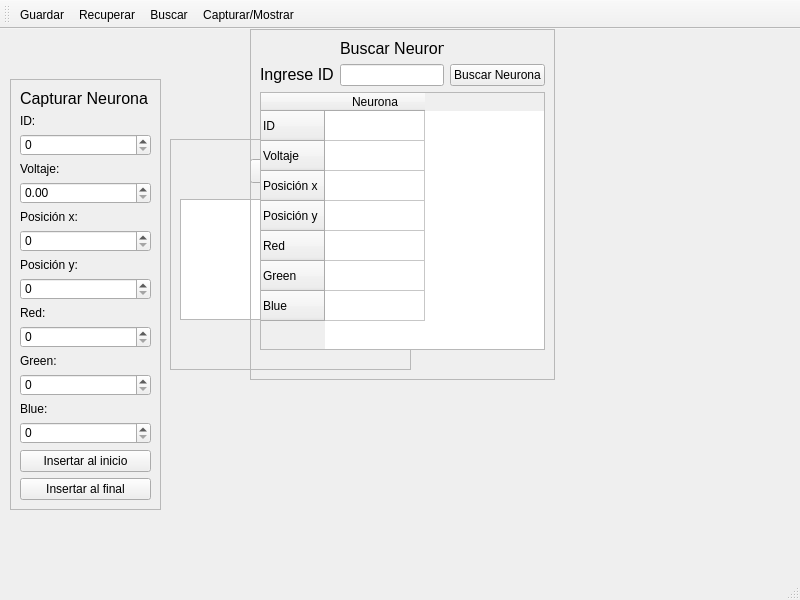
<?xml version="1.0" encoding="UTF-8"?>
<ui version="4.0">
 <class>MainWindow</class>
 <widget class="QMainWindow" name="MainWindow">
  <property name="geometry">
   <rect>
    <x>0</x>
    <y>0</y>
    <width>800</width>
    <height>600</height>
   </rect>
  </property>
  <property name="windowTitle">
   <string>MainWindow</string>
  </property>
  <widget class="QWidget" name="centralwidget">
   <widget class="QFrame" name="frame">
    <property name="geometry">
     <rect>
      <x>10</x>
      <y>50</y>
      <width>151</width>
      <height>431</height>
     </rect>
    </property>
    <property name="frameShape">
     <enum>QFrame::StyledPanel</enum>
    </property>
    <property name="frameShadow">
     <enum>QFrame::Raised</enum>
    </property>
    <layout class="QVBoxLayout" name="verticalLayout">
     <item>
      <widget class="QLabel" name="label">
       <property name="text">
        <string>&lt;html&gt;&lt;head/&gt;&lt;body&gt;&lt;p&gt;&lt;span style=&quot; font-size:12pt;&quot;&gt;Capturar Neurona&lt;/span&gt;&lt;/p&gt;&lt;/body&gt;&lt;/html&gt;</string>
       </property>
      </widget>
     </item>
     <item>
      <widget class="QLabel" name="label_2">
       <property name="text">
        <string>ID:</string>
       </property>
      </widget>
     </item>
     <item>
      <widget class="QSpinBox" name="spinBox"/>
     </item>
     <item>
      <widget class="QLabel" name="label_3">
       <property name="text">
        <string>Voltaje:</string>
       </property>
      </widget>
     </item>
     <item>
      <widget class="QDoubleSpinBox" name="doubleSpinBox"/>
     </item>
     <item>
      <widget class="QLabel" name="label_4">
       <property name="text">
        <string>Posición x:</string>
       </property>
      </widget>
     </item>
     <item>
      <widget class="QSpinBox" name="spinBox_2"/>
     </item>
     <item>
      <widget class="QLabel" name="label_6">
       <property name="text">
        <string>Posición y:</string>
       </property>
      </widget>
     </item>
     <item>
      <widget class="QSpinBox" name="spinBox_3"/>
     </item>
     <item>
      <widget class="QLabel" name="label_5">
       <property name="text">
        <string>Red:</string>
       </property>
      </widget>
     </item>
     <item>
      <widget class="QSpinBox" name="spinBox_4"/>
     </item>
     <item>
      <widget class="QLabel" name="label_7">
       <property name="text">
        <string>Green:</string>
       </property>
      </widget>
     </item>
     <item>
      <widget class="QSpinBox" name="spinBox_5"/>
     </item>
     <item>
      <widget class="QLabel" name="label_8">
       <property name="text">
        <string>Blue:</string>
       </property>
      </widget>
     </item>
     <item>
      <widget class="QSpinBox" name="spinBox_6"/>
     </item>
     <item>
      <widget class="QPushButton" name="pushButton_2">
       <property name="text">
        <string>Insertar al inicio</string>
       </property>
      </widget>
     </item>
     <item>
      <widget class="QPushButton" name="pushButton_3">
       <property name="text">
        <string>Insertar al final</string>
       </property>
      </widget>
     </item>
    </layout>
   </widget>
   <widget class="QFrame" name="frame_2">
    <property name="geometry">
     <rect>
      <x>170</x>
      <y>110</y>
      <width>241</width>
      <height>231</height>
     </rect>
    </property>
    <property name="frameShape">
     <enum>QFrame::StyledPanel</enum>
    </property>
    <property name="frameShadow">
     <enum>QFrame::Raised</enum>
    </property>
    <widget class="QPlainTextEdit" name="plainTextEdit">
     <property name="geometry">
      <rect>
       <x>10</x>
       <y>60</y>
       <width>221</width>
       <height>121</height>
      </rect>
     </property>
    </widget>
    <widget class="QPushButton" name="pushButton">
     <property name="geometry">
      <rect>
       <x>80</x>
       <y>20</y>
       <width>80</width>
       <height>24</height>
      </rect>
     </property>
     <property name="text">
      <string>Mostrar</string>
     </property>
    </widget>
   </widget>
   <widget class="QFrame" name="frame_3">
    <property name="enabled">
     <bool>true</bool>
    </property>
    <property name="geometry">
     <rect>
      <x>250</x>
      <y>0</y>
      <width>305</width>
      <height>351</height>
     </rect>
    </property>
    <property name="frameShape">
     <enum>QFrame::StyledPanel</enum>
    </property>
    <property name="frameShadow">
     <enum>QFrame::Raised</enum>
    </property>
    <layout class="QGridLayout" name="gridLayout">
     <item row="1" column="1">
      <widget class="QLabel" name="label_10">
       <property name="text">
        <string>&lt;html&gt;&lt;head/&gt;&lt;body&gt;&lt;p&gt;&lt;span style=&quot; font-size:12pt;&quot;&gt;Ingrese ID&lt;/span&gt;&lt;/p&gt;&lt;/body&gt;&lt;/html&gt;</string>
       </property>
      </widget>
     </item>
     <item row="1" column="3">
      <widget class="QPushButton" name="pushButton_4">
       <property name="text">
        <string>Buscar Neurona</string>
       </property>
      </widget>
     </item>
     <item row="0" column="2">
      <widget class="QLabel" name="label_9">
       <property name="text">
        <string>&lt;html&gt;&lt;head/&gt;&lt;body&gt;&lt;p&gt;&lt;span style=&quot; font-size:12pt;&quot;&gt;Buscar Neurona&lt;/span&gt;&lt;/p&gt;&lt;/body&gt;&lt;/html&gt;</string>
       </property>
      </widget>
     </item>
     <item row="2" column="1" colspan="3">
      <widget class="QTableWidget" name="tableWidget">
       <property name="enabled">
        <bool>true</bool>
       </property>
       <row>
        <property name="text">
         <string>ID</string>
        </property>
       </row>
       <row>
        <property name="text">
         <string>Voltaje</string>
        </property>
       </row>
       <row>
        <property name="text">
         <string>Posición x</string>
        </property>
       </row>
       <row>
        <property name="text">
         <string>Posición y</string>
        </property>
       </row>
       <row>
        <property name="text">
         <string>Red</string>
        </property>
       </row>
       <row>
        <property name="text">
         <string>Green</string>
        </property>
       </row>
       <row>
        <property name="text">
         <string>Blue</string>
        </property>
       </row>
       <column>
        <property name="text">
         <string>Neurona</string>
        </property>
       </column>
       <item row="0" column="0">
        <property name="text">
         <string/>
        </property>
       </item>
       <item row="1" column="0">
        <property name="text">
         <string/>
        </property>
       </item>
      </widget>
     </item>
     <item row="1" column="2">
      <widget class="QLineEdit" name="lineEdit"/>
     </item>
     <item row="3" column="1" colspan="2">
      <widget class="QLabel" name="label_11">
       <property name="text">
        <string/>
       </property>
      </widget>
     </item>
    </layout>
   </widget>
  </widget>
  <widget class="QStatusBar" name="statusbar"/>
  <widget class="QToolBar" name="toolBar">
   <property name="acceptDrops">
    <bool>false</bool>
   </property>
   <property name="windowTitle">
    <string>toolBar</string>
   </property>
   <property name="toolTip">
    <string/>
   </property>
   <attribute name="toolBarArea">
    <enum>TopToolBarArea</enum>
   </attribute>
   <attribute name="toolBarBreak">
    <bool>false</bool>
   </attribute>
   <addaction name="actionGuardar"/>
   <addaction name="actionRecuperar"/>
   <addaction name="actionBuscar"/>
   <addaction name="actionCapturar_Mostrar"/>
  </widget>
  <action name="actionGuardar">
   <property name="checkable">
    <bool>false</bool>
   </property>
   <property name="enabled">
    <bool>true</bool>
   </property>
   <property name="text">
    <string>Guardar</string>
   </property>
  </action>
  <action name="actionRecuperar">
   <property name="text">
    <string>Recuperar</string>
   </property>
  </action>
  <action name="actionBuscar">
   <property name="text">
    <string>Buscar</string>
   </property>
  </action>
  <action name="actionCapturar_Mostrar">
   <property name="text">
    <string>Capturar/Mostrar</string>
   </property>
  </action>
 </widget>
 <resources/>
 <connections>
  <connection>
   <sender>pushButton</sender>
   <signal>clicked()</signal>
   <receiver>plainTextEdit</receiver>
   <slot>update()</slot>
   <hints>
    <hint type="sourcelabel">
     <x>269</x>
     <y>184</y>
    </hint>
    <hint type="destinationlabel">
     <x>360</x>
     <y>271</y>
    </hint>
   </hints>
  </connection>
 </connections>
</ui>
